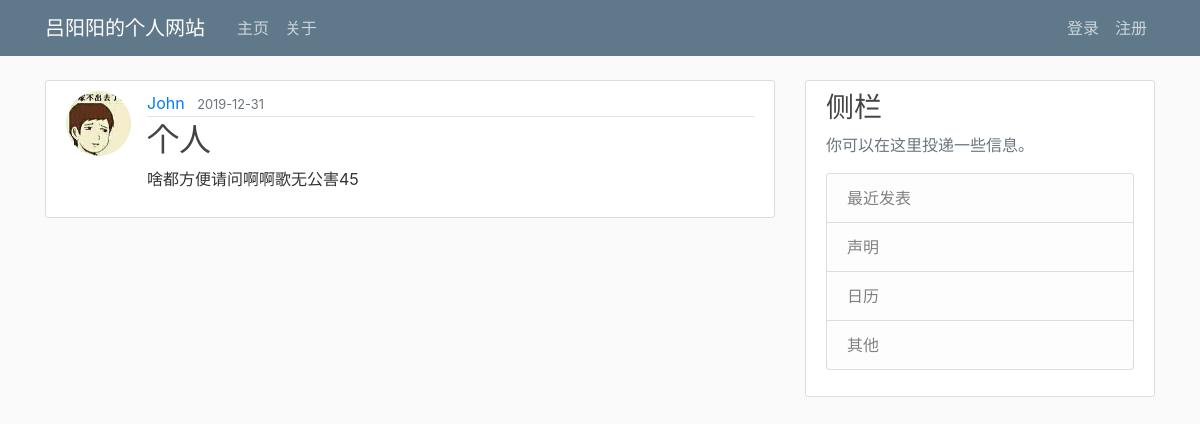
Page /post/post/9 on the earlier database version.
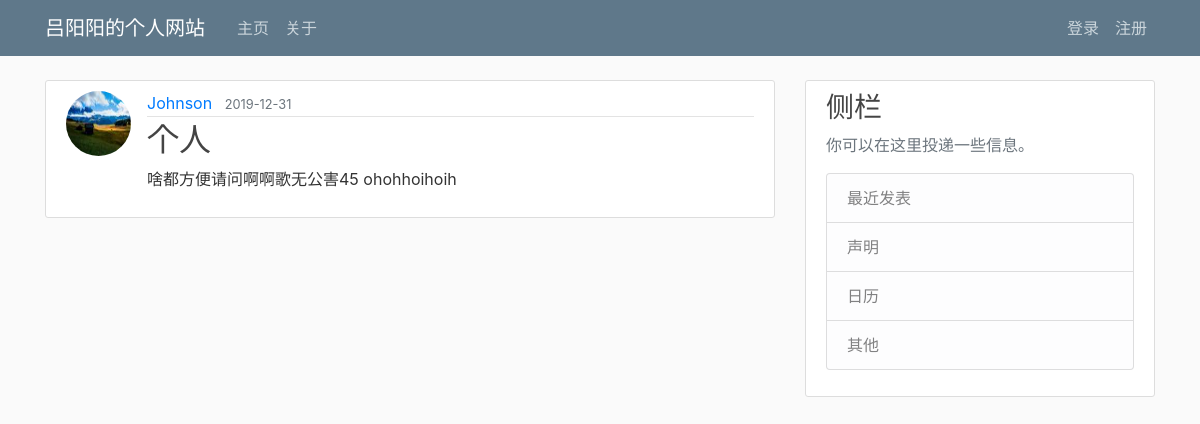
Same page on the later database version.
### app/models.py (models this page shows, shortened)
class User(db.Model, UserMixin):
    id = db.Column(db.Integer, primary_key=True)
    username = db.Column(db.String(20), unique=True, nullable=False)
    email = db.Column(db.String(120), unique=True, nullable=False)
    image_file = db.Column(db.String(20), nullable=False, default='default.jpg')
    password = db.Column(db.String(60), nullable=False)
    posts = db.relationship('Post', backref='author', lazy=True)

class Post(db.Model):
    id = db.Column(db.Integer, primary_key=True)
    title = db.Column(db.String(100), nullable=False)
    date_posted = db.Column(db.DateTime, nullable=False, default=datetime.utcnow)
    content = db.Column(db.Text, nullable=False)
    user_id = db.Column(db.Integer, db.ForeignKey('user.id'), nullable=False)

### app/posts/routes.py (the view)
@post.route("/post/<int:post_id>")
def post(post_id):
    post = Post.query.get_or_404(post_id)
    return render_template('post.html', title=post.title, post=post)

### app/templates/post.html (shortened to what this page needs)
{% extends "layout.html" %}
{% block content %}
  <article class="media content-section">
    <img class="rounded-circle article-img" src="{{ url_for('static', filename='profile_pics/' + post.author.image_file) }}">
    <div class="media-body">
      <div class="article-metadata">
        <a class="mr-2" href="#">{{ post.author.username }}</a>
        <small class="text-muted">{{ post.date_posted.strftime('%Y-%m-%d') }}</small>
      </div>
      <h2 class="article-title">{{ post.title }}</h2>
      <p class="article-content">{{ post.content }}</p>
    </div>
  </article>
{% endblock content %}

Differences in the rows shown:
changed User: image_file: a different picture; author.username "John" → "Johnson"
changed Post "个人": content "啥都方便请问啊啊歌无公害45" → "啥都方便请问啊啊歌无公害45 ohohhoihoih"
